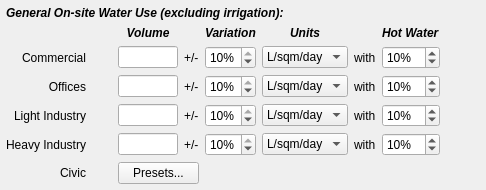
                     <widget class="QWidget" name="nres_demand_widget" native="true">
                      <layout class="QGridLayout" name="gridLayout_17">
                       <property name="leftMargin">
                        <number>6</number>
                       </property>
                       <property name="topMargin">
                        <number>6</number>
                       </property>
                       <property name="rightMargin">
                        <number>6</number>
                       </property>
                       <property name="bottomMargin">
                        <number>6</number>
                       </property>
                       <item row="2" column="4">
                        <widget class="QSpinBox" name="com_demandspin">
                         <property name="suffix">
                          <string>%</string>
                         </property>
                         <property name="maximum">
                          <number>10</number>
                         </property>
                         <property name="singleStep">
                          <number>5</number>
                         </property>
                         <property name="value">
                          <number>10</number>
                         </property>
                        </widget>
                       </item>
                       <item row="5" column="6">
                        <widget class="QLabel" name="hi_with">
                         <property name="text">
                          <string>with</string>
                         </property>
                        </widget>
                       </item>
                       <item row="4" column="4">
                        <widget class="QSpinBox" name="li_demandspin">
                         <property name="suffix">
                          <string>%</string>
                         </property>
                         <property name="maximum">
                          <number>10</number>
                         </property>
                         <property name="singleStep">
                          <number>5</number>
                         </property>
                         <property name="value">
                          <number>10</number>
                         </property>
                        </widget>
                       </item>
                       <item row="0" column="0" colspan="8">
                        <widget class="QLabel" name="nres_unit_lbl2">
                         <property name="whatsThis">
                          <string>Estimate of the annual irrigation volume per hectare</string>
                         </property>
                         <property name="text">
                          <string>&lt;html&gt;&lt;head/&gt;&lt;body&gt;&lt;p&gt;&lt;span style=&quot; font-weight:600; font-style:italic;&quot;&gt;General On-site Water Use (excluding irrigation):&lt;/span&gt;&lt;/p&gt;&lt;/body&gt;&lt;/html&gt;</string>
                         </property>
                        </widget>
                       </item>
                       <item row="3" column="3">
                        <widget class="QLabel" name="office_plusminus">
                         <property name="text">
                          <string>+/-</string>
                         </property>
                        </widget>
                       </item>
                       <item row="3" column="8">
                        <spacer name="horizontalSpacer_69">
                         <property name="orientation">
                          <enum>Qt::Horizontal</enum>
                         </property>
                         <property name="sizeHint" stdset="0">
                          <size>
                           <width>40</width>
                           <height>20</height>
                          </size>
                         </property>
                        </spacer>
                       </item>
                       <item row="5" column="8">
                        <spacer name="horizontalSpacer_71">
                         <property name="orientation">
                          <enum>Qt::Horizontal</enum>
                         </property>
                         <property name="sizeHint" stdset="0">
                          <size>
                           <width>40</width>
                           <height>20</height>
                          </size>
                         </property>
                        </spacer>
                       </item>
                       <item row="5" column="5">
                        <widget class="QComboBox" name="hi_demandunits">
                         <item>
                          <property name="text">
                           <string>L/sqm/day</string>
                          </property>
                         </item>
                         <item>
                          <property name="text">
                           <string>L/cap/day</string>
                          </property>
                         </item>
                         <item>
                          <property name="text">
                           <string>PE Factor</string>
                          </property>
                         </item>
                        </widget>
                       </item>
                       <item row="2" column="5">
                        <widget class="QComboBox" name="com_demandunits">
                         <item>
                          <property name="text">
                           <string>L/sqm/day</string>
                          </property>
                         </item>
                         <item>
                          <property name="text">
                           <string>L/cap/day</string>
                          </property>
                         </item>
                         <item>
                          <property name="text">
                           <string>PE Factor</string>
                          </property>
                         </item>
                        </widget>
                       </item>
                       <item row="2" column="3">
                        <widget class="QLabel" name="com_plusminus">
                         <property name="text">
                          <string>+/-</string>
                         </property>
                        </widget>
                       </item>
                       <item row="4" column="8">
                        <spacer name="horizontalSpacer_70">
                         <property name="orientation">
                          <enum>Qt::Horizontal</enum>
                         </property>
                         <property name="sizeHint" stdset="0">
                          <size>
                           <width>40</width>
                           <height>20</height>
                          </size>
                         </property>
                        </spacer>
                       </item>
                       <item row="4" column="6">
                        <widget class="QLabel" name="li_with">
                         <property name="text">
                          <string>with</string>
                         </property>
                        </widget>
                       </item>
                       <item row="3" column="6">
                        <widget class="QLabel" name="office_with">
                         <property name="text">
                          <string>with</string>
                         </property>
                        </widget>
                       </item>
                       <item row="5" column="4">
                        <widget class="QSpinBox" name="hi_demandspin">
                         <property name="suffix">
                          <string>%</string>
                         </property>
                         <property name="maximum">
                          <number>10</number>
                         </property>
                         <property name="singleStep">
                          <number>5</number>
                         </property>
                         <property name="value">
                          <number>10</number>
                         </property>
                        </widget>
                       </item>
                       <item row="4" column="3">
                        <widget class="QLabel" name="li_plusminus">
                         <property name="text">
                          <string>+/-</string>
                         </property>
                        </widget>
                       </item>
                       <item row="3" column="4">
                        <widget class="QSpinBox" name="office_demandspin">
                         <property name="suffix">
                          <string>%</string>
                         </property>
                         <property name="maximum">
                          <number>10</number>
                         </property>
                         <property name="singleStep">
                          <number>5</number>
                         </property>
                         <property name="value">
                          <number>10</number>
                         </property>
                        </widget>
                       </item>
                       <item row="5" column="3">
                        <widget class="QLabel" name="hi_plusminus">
                         <property name="text">
                          <string>+/-</string>
                         </property>
                        </widget>
                       </item>
                       <item row="3" column="5">
                        <widget class="QComboBox" name="office_demandunits">
                         <item>
                          <property name="text">
                           <string>L/sqm/day</string>
                          </property>
                         </item>
                         <item>
                          <property name="text">
                           <string>L/cap/day</string>
                          </property>
                         </item>
                         <item>
                          <property name="text">
                           <string>PE Factor</string>
                          </property>
                         </item>
                        </widget>
                       </item>
                       <item row="1" column="5">
                        <widget class="QLabel" name="nres_header_units">
                         <property name="whatsThis">
                          <string>Estimate of the annual irrigation volume per hectare</string>
                         </property>
                         <property name="text">
                          <string>&lt;html&gt;&lt;head/&gt;&lt;body&gt;&lt;p align=&quot;center&quot;&gt;&lt;span style=&quot; font-weight:600; font-style:italic;&quot;&gt;Units&lt;/span&gt;&lt;/p&gt;&lt;/body&gt;&lt;/html&gt;</string>
                         </property>
                        </widget>
                       </item>
                       <item row="1" column="4">
                        <widget class="QLabel" name="nres_header_vary">
                         <property name="whatsThis">
                          <string>Estimate of the annual irrigation volume per hectare</string>
                         </property>
                         <property name="text">
                          <string>&lt;html&gt;&lt;head/&gt;&lt;body&gt;&lt;p&gt;&lt;span style=&quot; font-weight:600; font-style:italic;&quot;&gt;Variation&lt;/span&gt;&lt;/p&gt;&lt;/body&gt;&lt;/html&gt;</string>
                         </property>
                        </widget>
                       </item>
                       <item row="1" column="2">
                        <widget class="QLabel" name="nres_header_vol">
                         <property name="whatsThis">
                          <string>Estimate of the annual irrigation volume per hectare</string>
                         </property>
                         <property name="text">
                          <string>&lt;html&gt;&lt;head/&gt;&lt;body&gt;&lt;p align=&quot;center&quot;&gt;&lt;span style=&quot; font-weight:600; font-style:italic;&quot;&gt;Volume&lt;/span&gt;&lt;/p&gt;&lt;/body&gt;&lt;/html&gt;</string>
                         </property>
                        </widget>
                       </item>
                       <item row="6" column="2" colspan="2">
                        <widget class="QPushButton" name="civic_presetsbutton">
                         <property name="text">
                          <string>Presets...</string>
                         </property>
                        </widget>
                       </item>
                       <item row="1" column="7">
                        <widget class="QLabel" name="nres_header_hot">
                         <property name="whatsThis">
                          <string>Estimate of the annual irrigation volume per hectare</string>
                         </property>
                         <property name="text">
                          <string>&lt;html&gt;&lt;head/&gt;&lt;body&gt;&lt;p&gt;&lt;span style=&quot; font-weight:600; font-style:italic;&quot;&gt;Hot Water&lt;/span&gt;&lt;/p&gt;&lt;/body&gt;&lt;/html&gt;</string>
                         </property>
                        </widget>
                       </item>
                       <item row="4" column="7">
                        <widget class="QSpinBox" name="li_hotbox">
                         <property name="suffix">
                          <string>%</string>
                         </property>
                         <property name="maximum">
                          <number>100</number>
                         </property>
                         <property name="singleStep">
                          <number>5</number>
                         </property>
                         <property name="value">
                          <number>10</number>
                         </property>
                        </widget>
                       </item>
                       <item row="3" column="7">
                        <widget class="QSpinBox" name="office_hotbox">
                         <property name="suffix">
                          <string>%</string>
                         </property>
                         <property name="maximum">
                          <number>100</number>
                         </property>
                         <property name="singleStep">
                          <number>5</number>
                         </property>
                         <property name="value">
                          <number>10</number>
                         </property>
                        </widget>
                       </item>
                       <item row="2" column="8">
                        <spacer name="horizontalSpacer_68">
                         <property name="orientation">
                          <enum>Qt::Horizontal</enum>
                         </property>
                         <property name="sizeHint" stdset="0">
                          <size>
                           <width>40</width>
                           <height>20</height>
                          </size>
                         </property>
                        </spacer>
                       </item>
                       <item row="2" column="7">
                        <widget class="QSpinBox" name="com_hotbox">
                         <property name="suffix">
                          <string>%</string>
                         </property>
                         <property name="maximum">
                          <number>100</number>
                         </property>
                         <property name="singleStep">
                          <number>5</number>
                         </property>
                         <property name="value">
                          <number>10</number>
                         </property>
                        </widget>
                       </item>
                       <item row="2" column="0">
                        <widget class="QLabel" name="com_lbl">
                         <property name="text">
                          <string>Commercial</string>
                         </property>
                         <property name="alignment">
                          <set>Qt::AlignRight|Qt::AlignTrailing|Qt::AlignVCenter</set>
                         </property>
                        </widget>
                       </item>
                       <item row="5" column="2">
                        <widget class="QLineEdit" name="hi_demandbox">
                         <property name="maximumSize">
                          <size>
                           <width>60</width>
                           <height>16777215</height>
                          </size>
                         </property>
                        </widget>
                       </item>
                       <item row="4" column="0">
                        <widget class="QLabel" name="li_lbl">
                         <property name="text">
                          <string>Light Industry</string>
                         </property>
                         <property name="alignment">
                          <set>Qt::AlignRight|Qt::AlignTrailing|Qt::AlignVCenter</set>
                         </property>
                        </widget>
                       </item>
                       <item row="4" column="2">
                        <widget class="QLineEdit" name="li_demandbox">
                         <property name="maximumSize">
                          <size>
                           <width>60</width>
                           <height>16777215</height>
                          </size>
                         </property>
                        </widget>
                       </item>
                       <item row="3" column="2">
                        <widget class="QLineEdit" name="office_demandbox">
                         <property name="maximumSize">
                          <size>
                           <width>60</width>
                           <height>16777215</height>
                          </size>
                         </property>
                        </widget>
                       </item>
                       <item row="3" column="0">
                        <widget class="QLabel" name="office_lbl">
                         <property name="text">
                          <string>Offices</string>
                         </property>
                         <property name="alignment">
                          <set>Qt::AlignRight|Qt::AlignTrailing|Qt::AlignVCenter</set>
                         </property>
                        </widget>
                       </item>
                       <item row="2" column="6">
                        <widget class="QLabel" name="com_with">
                         <property name="text">
                          <string>with</string>
                         </property>
                        </widget>
                       </item>
                       <item row="4" column="5">
                        <widget class="QComboBox" name="li_demandunits">
                         <item>
                          <property name="text">
                           <string>L/sqm/day</string>
                          </property>
                         </item>
                         <item>
                          <property name="text">
                           <string>L/cap/day</string>
                          </property>
                         </item>
                         <item>
                          <property name="text">
                           <string>PE Factor</string>
                          </property>
                         </item>
                        </widget>
                       </item>
                       <item row="2" column="2">
                        <widget class="QLineEdit" name="com_demandbox">
                         <property name="maximumSize">
                          <size>
                           <width>60</width>
                           <height>16777215</height>
                          </size>
                         </property>
                        </widget>
                       </item>
                       <item row="3" column="1">
                        <spacer name="horizontalSpacer_73">
                         <property name="orientation">
                          <enum>Qt::Horizontal</enum>
                         </property>
                         <property name="sizeType">
                          <enum>QSizePolicy::Fixed</enum>
                         </property>
                         <property name="sizeHint" stdset="0">
                          <size>
                           <width>20</width>
                           <height>20</height>
                          </size>
                         </property>
                        </spacer>
                       </item>
                       <item row="5" column="0">
                        <widget class="QLabel" name="hi_lbl">
                         <property name="text">
                          <string>Heavy Industry</string>
                         </property>
                         <property name="alignment">
                          <set>Qt::AlignRight|Qt::AlignTrailing|Qt::AlignVCenter</set>
                         </property>
                        </widget>
                       </item>
                       <item row="6" column="0">
                        <widget class="QLabel" name="civic_lbl">
                         <property name="text">
                          <string>Civic</string>
                         </property>
                         <property name="alignment">
                          <set>Qt::AlignRight|Qt::AlignTrailing|Qt::AlignVCenter</set>
                         </property>
                        </widget>
                       </item>
                       <item row="5" column="7">
                        <widget class="QSpinBox" name="hi_hotbox">
                         <property name="suffix">
                          <string>%</string>
                         </property>
                         <property name="maximum">
                          <number>100</number>
                         </property>
                         <property name="singleStep">
                          <number>5</number>
                         </property>
                         <property name="value">
                          <number>10</number>
                         </property>
                        </widget>
                       </item>
                       <item row="2" column="1">
                        <spacer name="horizontalSpacer_72">
                         <property name="orientation">
                          <enum>Qt::Horizontal</enum>
                         </property>
                         <property name="sizeType">
                          <enum>QSizePolicy::Fixed</enum>
                         </property>
                         <property name="sizeHint" stdset="0">
                          <size>
                           <width>20</width>
                           <height>20</height>
                          </size>
                         </property>
                        </spacer>
                       </item>
                       <item row="6" column="1">
                        <spacer name="horizontalSpacer_76">
                         <property name="orientation">
                          <enum>Qt::Horizontal</enum>
                         </property>
                         <property name="sizeType">
                          <enum>QSizePolicy::Fixed</enum>
                         </property>
                         <property name="sizeHint" stdset="0">
                          <size>
                           <width>20</width>
                           <height>20</height>
                          </size>
                         </property>
                        </spacer>
                       </item>
                       <item row="4" column="1">
                        <spacer name="horizontalSpacer_74">
                         <property name="orientation">
                          <enum>Qt::Horizontal</enum>
                         </property>
                         <property name="sizeType">
                          <enum>QSizePolicy::Fixed</enum>
                         </property>
                         <property name="sizeHint" stdset="0">
                          <size>
                           <width>20</width>
                           <height>20</height>
                          </size>
                         </property>
                        </spacer>
                       </item>
                       <item row="5" column="1">
                        <spacer name="horizontalSpacer_75">
                         <property name="orientation">
                          <enum>Qt::Horizontal</enum>
                         </property>
                         <property name="sizeType">
                          <enum>QSizePolicy::Fixed</enum>
                         </property>
                         <property name="sizeHint" stdset="0">
                          <size>
                           <width>20</width>
                           <height>20</height>
                          </size>
                         </property>
                        </spacer>
                       </item>
                      </layout>
                     </widget>
